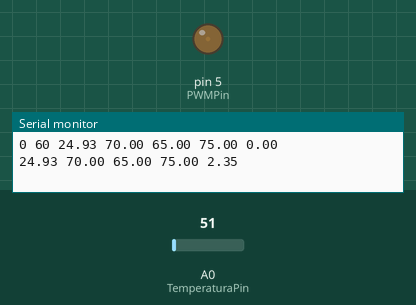
A sketch run on a simulated Arduino Uno, built with avr-gcc and run on an emulated ATmega328P. Parts: output pins drawn as LEDs (lit = HIGH), the last lines printed to the serial monitor. The inputs (shaded band) are chosen by the test bench; at power-on: A0 (TemperaturaPin) = 51.

Above: at 4.2 s.
4.3 s: A0 (TemperaturaPin) set to 163
At 6.4 s:
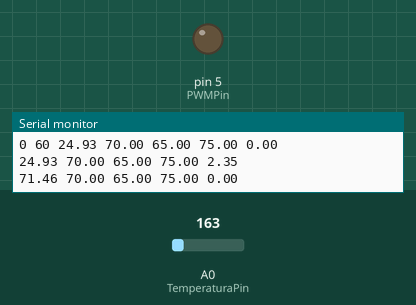
7.3 s: A0 (TemperaturaPin) set to 138
At 51.0 s:
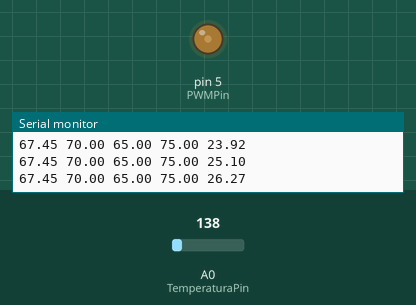
Timing chart, 0 to 53.6 s (numbered marks = the images above; inputs shaded):
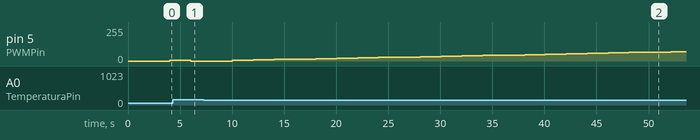

Measured:
- the behaviour switches between 152 and 151 on A0 (TemperaturaPin) (found by bisection; images 1 and 2)
- after the input at 4.3 s, pin 5 (PWMPin): 6/255 → 0/255 after 1.7 s
- after the input at 7.3 s, pin 5 (PWMPin): moves from 0/255 to 70/255 over 42.1 s, starting after 2.7 s

The sketch:

Control_de_temperatura.ino
```cpp
const int TemperaturaPin=A0, PWMPin = 5;
float TemperaturaActual, TemperaturaDeseada, Error, FlotantePWM, PorcentajePWM;
int LecturaA0, i, PWM;
float TemperaturaAnterior, Frio, Normal, Caliente, Pendiente, Bajando, Estable, Subiendo;
float Regla1, Regla2, Regla3, Regla4, Regla5, Regla6, Regla7, Regla8, Regla9;
float Incrementar, Mantener, Decrementar, Cambio;


void setup() {
  // put your setup code here, to run once:
  analogWrite (PWMPin, 0);
  TemperaturaDeseada = 70;
  Serial.begin(9600);
  Serial.print(0);
  Serial.print(" ");
  Serial.print(60);
  Serial.print(" ");
}

void loop() {

  // ENTRADA
  TemperaturaAnterior = TemperaturaActual;

  LecturaA0 = 0;
  for (i=0;i<20;i++) {
    LecturaA0 += analogRead(TemperaturaPin);
    delay(100);
  }
  TemperaturaActual = (LecturaA0 / 1023.0) * 5 * 100/20;


  Error = TemperaturaActual - TemperaturaDeseada;
  Pendiente = (TemperaturaActual - TemperaturaAnterior) / 2;

  // FUZZIFICACION
  if (Error <= -5) {
    Frio = 1;
    Normal = 0;
    Caliente = 0;
  }
  if ((Error > -5) && (Error < 0)) {
    Caliente = 0;
    Normal = (5 - abs(Error)) / 5;
    Frio = 1 - Normal;
  }
  if ((Error > 0) && (Error < 5)) {
    Frio = 0;
    Normal = (5 - abs(Error)) / 5;
    Caliente = 1 - Normal;
  }
  if (Error >= 5) {
    Frio = 0;
    Normal = 0;
    Caliente = 1;
  }
if (Error == 0) {
    Frio = 0;
    Normal = 1;
    Caliente = 0;
  }

  // PENDIENTE
  if (Pendiente <= -0.3) {
    Bajando = 1;
    Estable = 0;
    Subiendo = 0;
  }
  if ((Pendiente > -0.3) && (Pendiente < 0)) {
    Subiendo = 0;
    Estable = (0.3 - abs(Pendiente)) / 0.3;
    Bajando = 1 - Estable;
  }
  if ((Pendiente > 0) && (Pendiente < 0.3)) {
    Bajando = 0;
    Estable = (0.3 - abs(Pendiente)) / 0.3;
    Subiendo = 1 - Estable;
  }
  if (Pendiente >= 0.3) {
    Bajando = 0;
    Estable = 0;
    Subiendo = 1;
  }
  if (Pendiente == 0) {
    Bajando = 0;
    Estable = 1;
    Subiendo = 0;
  }

  // EVALUACION
  Regla1 = min(Frio, Bajando);       // Incrementar
  Regla2 = min(Frio, Estable);       // Incrementar
  Regla3 = min(Frio, Subiendo);      // Mantener
  Regla4 = min(Normal, Bajando);     // Incrementar
  Regla5 = min(Normal, Estable);     // Mantener
  Regla6 = min(Normal, Subiendo);    // Decrementar
  Regla7 = min(Caliente, Bajando);   // Mantener
  Regla8 = min(Caliente, Estable);   // Decrementar
  Regla9 = min(Caliente, Subiendo);  // Decrementar

  // CONSOLIDACION
  Incrementar = sqrt(sq(Regla1) + sq(Regla2) + sq(Regla4));
  Mantener = sqrt(sq(Regla3) + sq(Regla5) + sq(Regla7));
  Decrementar = sqrt(sq(Regla6) + sq(Regla8) + sq(Regla9));

  // DEFUZZIFICACION
  Cambio = ((Decrementar * -6) + (Mantener * 0) + (Incrementar * 6)) / (Decrementar + Mantener + Incrementar);

  // SALIDA
  FlotantePWM = FlotantePWM + Cambio;

  if (FlotantePWM > 255) {FlotantePWM=255;}
  if (FlotantePWM < 0) {FlotantePWM=0;}
  PWM = FlotantePWM;
  analogWrite (PWMPin, PWM);
  PorcentajePWM = (PWM / 255.0) * 100.0;

  Serial.print(TemperaturaActual);
  Serial.print(" ");
  Serial.print(TemperaturaDeseada);
  Serial.print(" ");
  Serial.print(TemperaturaDeseada-5);
  Serial.print(" ");
  Serial.print(TemperaturaDeseada+5);
  Serial.print(" ");
  Serial.println(PorcentajePWM);

}
```
